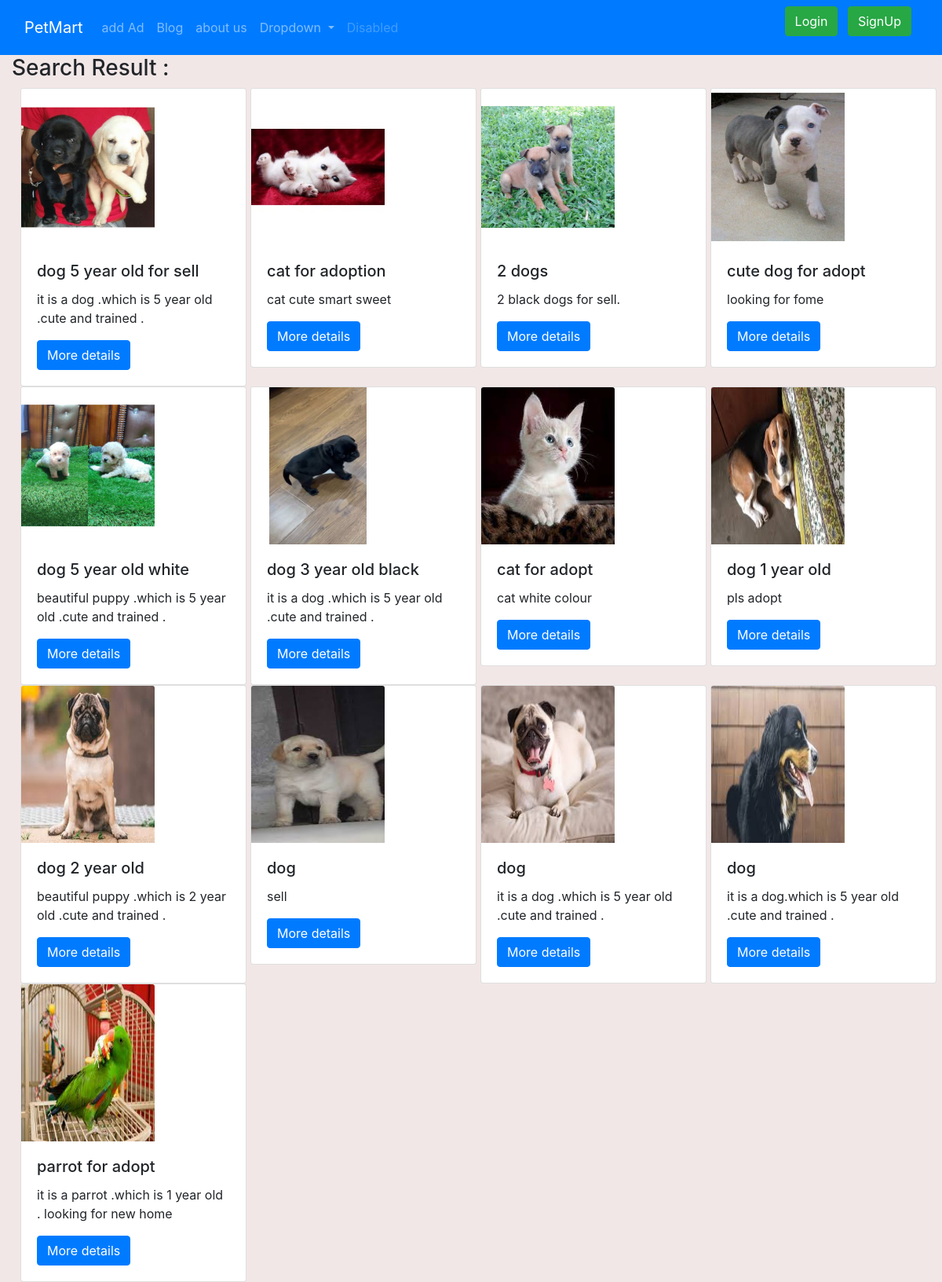
Page /shop/search/ on the committed database.
### shop/models.py (models this page shows)
class Adds(models.Model):
    addId=models.AutoField
    addName=models.CharField(max_length=50,default="")
    petCatgory=models.CharField(max_length=50,default="")
    addDescription=models.CharField(max_length=300,default="")
    userId=models.IntegerField(max_length=20,default=0)
    price=models.IntegerField(default=0)
    pub_date=models.DateField()
    image=models.ImageField(upload_to="shop/images",default="")
    def __str__(self):
        return self.addName

### shop/views.py (the view)
# urls.py: path("search/",views.search,name="search"),
def search(request):
    ads= Adds.objects.all()
    if request.method=="GET":
        st=request.GET.get('search')
        if st!=None:
            ads= Adds.objects.filter(addName__icontains=st,petCatgory__icontains=st)
    print(ads)
    params={"searchAdd":ads}
    print(params)
    return render(request, 'shop/search.html', params)

### shop/templates/shop/search.html (shortened to what this page needs)
{% extends 'shop/base.html' %}
{% block body %}
<div class="container-fluid">
  <h3>Search Result :</h3>
  {% for i in searchAdd %}
<div class="col-xs-3 col-sm-3 col-md-3 ">
    <div class="card" style="width: 18rem;">
      <img src='/media/{{i.image}}' class="card-img-top" alt="...">
      <div class="card-body">
        <h5 class="card-title">{{i.addName}}</h5>
        <p class="card-text">{{i.addDescription}}</p>
        <button id="pr{{i.id}}" class="btn btn-primary cart">More details</button>
      </div>
    </div>
</div>
{% empty %}
No data found
{% endfor %}
</div>
{% endblock %}

### rows in the picture
Adds: image (picture), addName "dog 5 year old for sell", addDescription "it is a dog .which is 5 year old .cute and trained ."
Adds: image (picture), addName "cat for adoption", addDescription "cat cute smart sweet"
Adds: image (picture), addName "2 dogs", addDescription "2 black dogs for sell."
Adds: image (picture), addName "cute dog for adopt", addDescription "looking for fome"
Adds: image (picture), addName "dog 5 year old white", addDescription "beautiful puppy .which is 5 year old .cute and trained ."
Adds: image (picture), addName "dog 3 year old black", addDescription "it is a dog .which is 5 year old .cute and trained ."
Adds: image (picture), addName "cat for adopt", addDescription "cat white colour"
Adds: image (picture), addName "dog 1 year old", addDescription "pls adopt"
Adds: image (picture), addName "dog 2 year old", addDescription "beautiful puppy .which is 2 year old .cute and trained ."
Adds: image (picture), addName "dog", addDescription "sell"
Adds: image (picture), addName "dog", addDescription "it is a dog .which is 5 year old .cute and trained ."
Adds: image (picture), addName "dog", addDescription "it is a dog.which is 5 year old .cute and trained ."
Adds: image (picture), addName "parrot for adopt", addDescription "it is a parrot .which is 1 year old . looking for new home"
